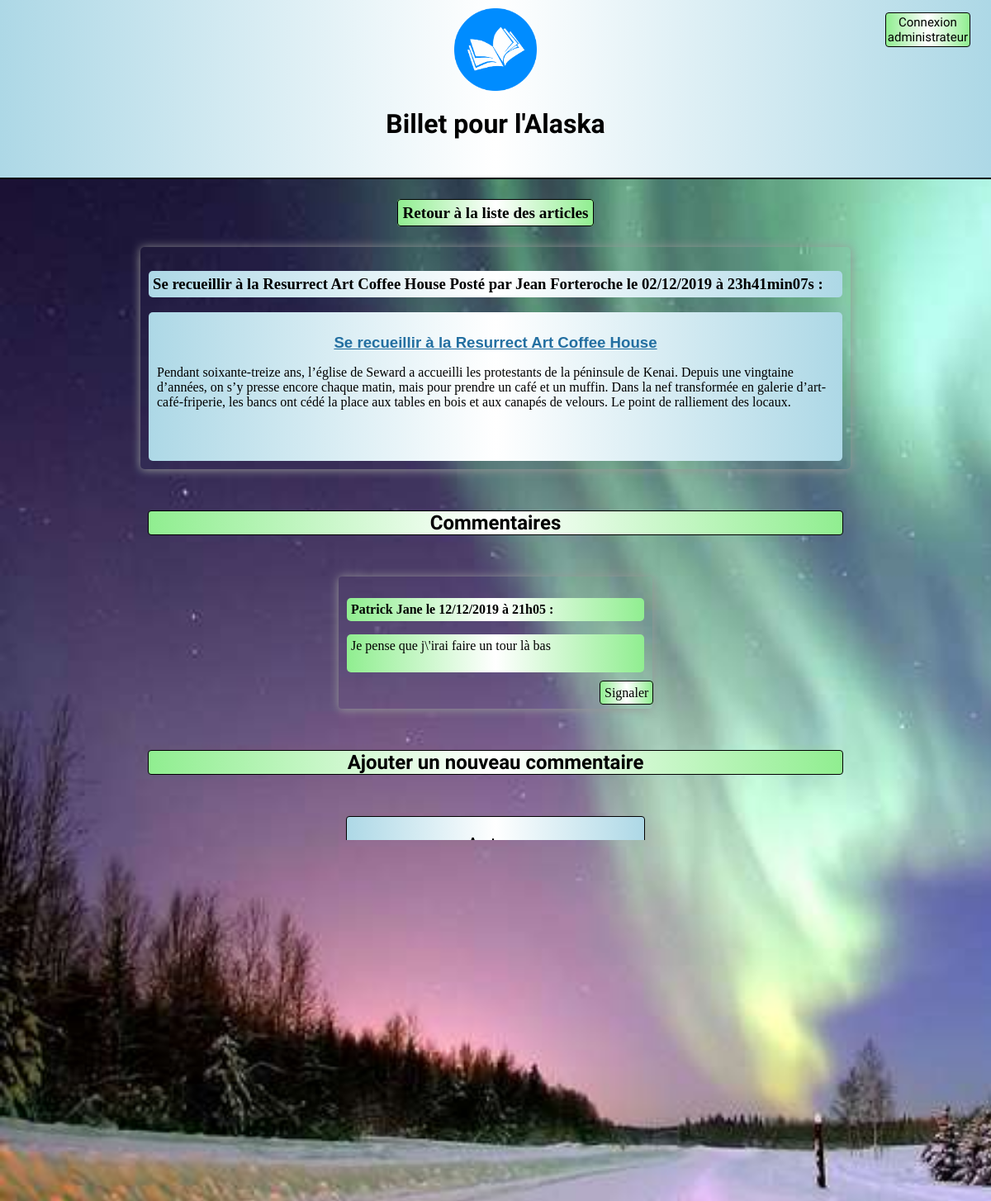
/index.php?action=post&id=27, run on the app's committed database.
### tables this page shows
CREATE TABLE `posts` (
  `id` int(11) NOT NULL,
  `author` varchar(20) NOT NULL,
  `title` varchar(255) NOT NULL,
  `content` longtext NOT NULL,
  `creation_date` datetime NOT NULL
);

CREATE TABLE `comments` (
  `id` int(11) NOT NULL,
  `post_id` int(11) NOT NULL,
  `author` varchar(20) NOT NULL,
  `comment` text NOT NULL,
  `comment_date` datetime NOT NULL,
  `report` tinyint(1) NOT NULL DEFAULT '0'
);

### model/PostManager.php (called while the page is built, shortened)
<?php
class PostManager extends Manager
{
    public function getPost($postId)
    {
        $db = $this->dbConnect();
        $req = $db->prepare('SELECT id, author, title, content, DATE_FORMAT(creation_date, \'%d/%m/%Y à %Hh%imin%ss\') AS date FROM posts WHERE id = ?');
        $req->execute(array($postId));
        $post = $req->fetch();
        return $post;
    }
}

### model/CommentManager.php (called while the page is built, shortened)
<?php
class CommentManager extends Manager
{
    public function getComments($postId)
    {
        $db = $this->dbConnect();
        $comments = $db->prepare('SELECT id, post_id, author, comment, DATE_FORMAT(comment_date, \'%d/%m/%Y à %Hh%i\') AS date FROM comments WHERE post_id = ? ORDER BY comment_date DESC');
        $comments->execute(array($postId));
        return $comments;
    }
}

### view/frontend/postView.php (the view, shortened to what this page needs)
<p class="backToPosts"><a href="index.php">Retour à la liste des articles</a></p>
<div class="news">
    <h3>
    <?php echo htmlspecialchars ($post['title']." Posté par " .$post['author']. " le ".$post['date']); ?> :
    </h3>
    <div class="postContent">
    <?php echo stripslashes($post['content']); ?><br/><br/>
    </div>
</div>
<div class="titleComment">Commentaires</div>
<?php
    while ($comment = $comments->fetch())
    {
    ?>
        <div class="commentBox">
            <p>
                <?php echo htmlspecialchars ($comment['author']." le ".$comment['date']); ?> :
            </p>
            <p>
                <?php echo nl2br(htmlspecialchars ($comment['comment'])); ?><br/><br/>
            </p>
            <a class="report" href="index.php?action=reportComment&amp;id=<?= $comment['id'] ?>&amp;postId=<?= $comment['post_id'] ?>">Signaler</a>
        </div>
    <?php
    }
?>
<div class="newComment">Ajouter un nouveau commentaire</div>
<form class="commentForm" action="index.php?action=addComment&amp;id=<?= $post['id'] ?>" method="post">
    <div>
        <label for="author">Auteur</label><br /><br />
        <input type="text" id="author" name="author" />
    </div>
    <div>
        <label for="comment">Commentaire</label><br /><br />
        <textarea class="comment" id="comment" name="comment"></textarea>
    </div>
    <div>
        <input class="validComment" type="submit" />
    </div>
</form>
<?php require('template.php'); ?>

### css/style.css (style rules this page uses)
body { background-image: url("../public/images/aurore.jpg"); background-color:rgb(188,254,188); background-repeat: no-repeat; background-attachment:fixed; background-size: cover; margin: 0; padding: 0; }
input { border-radius: 4px; margin-top: 2px; }
#connectForm button, #disconnect, .validComment, .keepCommentButton, .deleteCommentButton, #submitPost { background-color: lightgreen; border-radius: 4px; padding: 5px; display: block; margin: 5px auto; }
.news h3 { padding: 5px; background-image: linear-gradient(to right, lightblue, white, lightblue); border-radius:5px; }
.postContent { background-image: linear-gradient(to right, lightblue, white, lightblue); margin-top: 0; padding: 10px; border-radius:5px; }
.news { width:70%; margin:20px auto; padding: 10px; box-shadow: 0px 1px 12px #999; margin-bottom: 20px; border-radius: 5px; }
.backToPosts { text-align: center; margin: 30px; }
.backToPosts a { border: 1px solid black; border-radius: 4px; padding: 5px; background-image: linear-gradient(to right, lightgreen, white, lightgreen); text-decoration: none; color: black; font-weight: bold; font-size: 1.2em; text-align: center; }
.commentBox { display: block; margin: 20px auto; box-shadow: 0px 1px 12px #999; border-radius: 4px; width: 30%; word-wrap: break-word; padding: 10px; }
.commentBox p { padding: 5px; background-image: linear-gradient(to right, lightgreen, white, lightgreen); border-radius:5px; }
.commentBox p:first-child { font-weight: bold; }
.commentBox a { position: relative; left: 85%; border: 1px solid black; border-radius: 4px; padding: 5px; background-image: linear-gradient(to right, lightgreen, white, lightgreen); text-decoration: none; color: black; }
.titleComment, .newComment, .addNewPost, table caption { font-family: 'Wallpoet', cursive; width: 70%; font-size: 1.5em; font-weight: bold; text-align: center; border:1px solid black; border-radius: 4px; background-image: linear-gradient(to right, lightgreen, white, lightgreen); margin:50px auto; }
.commentForm { font-family: 'Wallpoet', cursive; border: 1px solid black; border-radius: 4px; width: 30%; margin: 0 auto 50px auto; text-align: center; background-image: linear-gradient(to right, lightblue, white, lightblue); }
.commentForm div { margin: 20px 0; }
input { border-radius: 4px; }
.commentForm label { font-size: 1.5em; }
.comment { width: 90%; height: 200px; border-radius: 4px; }

### data on the page
posts: content "Se recueillir à la Resurrect Art Coffee House Pendant soixante-treize ans, l’église de Seward a accueilli les protestants de la péninsule de Kenai. Depuis une vingtaine d’années, on s’y presse encore chaque matin, mais pour prendre un café et un muffin. Dans la nef transformée en galerie d’art-café-friperie, les bancs ont cédé la place aux tables en bois et aux canapés de velours. Le point de ralliement des locaux."
comments: date "Patrick Jane le 12/12/2019 à 21h05", comment "Je pense que j\\'irai faire un tour là bas"

### other printed values
$post['title']." Posté par " .$post['author']. " le ".$post['date'] "Se recueillir à la Resurrect Art Coffee House Posté par Jean Forteroche le 02/12/2019 à 23h41min07s"
